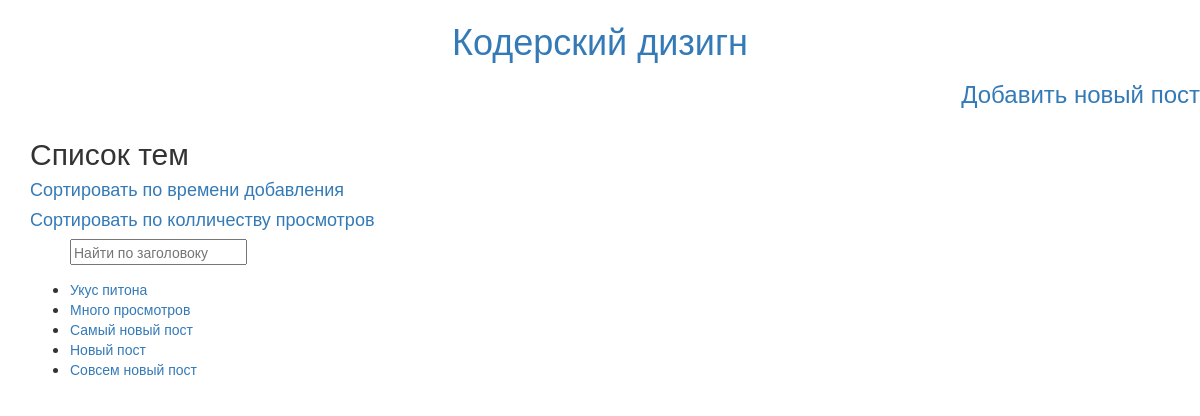
The page / on the database its author committed.
### blog_platform/models.py (models this page shows, shortened)
class Post(models.Model):
    title = models.CharField(u'Тема', max_length=255)
    text = models.TextField(u'Текст')
    views_count = models.IntegerField(u'Число просмотров', default=0)
    creation_date = models.DateTimeField(u'Дата создания', auto_now_add=True)
    is_hidden = models.BooleanField(default=False)
    class Meta:
        verbose_name = 'Пост'
        verbose_name_plural = 'Посты'

### blog_platform/views.py (the view)
# urls.py: path('', views.AllPostsView.as_view()),
class AllPostsView(ListView):
    model = Post
    template_name = 'posts.html'
    def get_context_data(self, **kwargs):
        context = super().get_context_data(**kwargs)
        if self.request.GET.get('sorted_by') in ['-creation_date', '-views_count']:
            posts = Post.objects.filter(is_hidden=False).order_by(
                self.request.GET.get('sorted_by')
            )
        elif self.request.GET.get('title'):
            posts = Post.objects.filter(
                is_hidden=False,
                title__icontains=self.request.GET.get('title')
            )
        else:
            posts = Post.objects.filter(is_hidden=False)
        context['posts'] = posts
        return context

### blog_platform/templates/posts.html
{% extends 'base.html' %}
{% block content%}
<h2>Список тем</h2>
<h4><a href = '?sorted_by=-creation_date'>Сортировать по времени добавления</a></h4>
<h4><a href = '?sorted_by=-views_count'>Сортировать по колличеству просмотров</a></h4>
<ul>
    <form method="GET" action="" id="searchform">
    <input class="searchfield" id="searchbox" name="title" type="text" value="{{ request.GET.title }}" placeholder="Найти по заголовоку"/>
</form>
	{% for post in posts %}
		<li><a href="/post/{{ post.pk }}">{{ post.title }}</a></li>
	{% endfor %}
</ul>
{% endblock %}

### rows shown on the page
Post: title "Укус питона"
Post: title "Много просмотров"
Post: title "Самый новый пост"
Post: title "Новый пост"
Post: title "Совсем новый пост"
